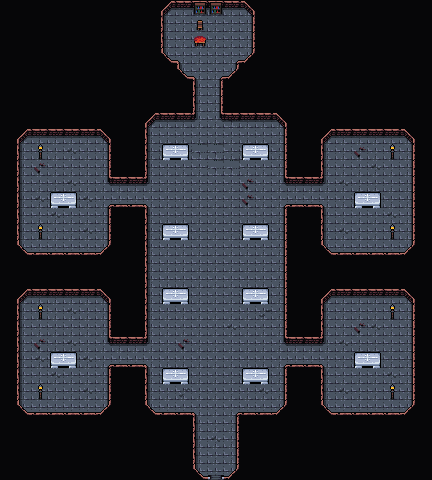

A 2D game scene composited from a Tiled map and its tileset images. What follows is a short description and the map's XML, with each tile layer's data collapsed to a summary:
An orthogonal 27x30 tile map with 16x16 px tiles, 4 tile layers (Background, Floor, Clutter, Blood), 3 tilesets and 28 objects (13x dialog).

<map version="1.10" tiledversion="1.10.1" orientation="orthogonal" renderorder="right-down" width="27" height="30" tilewidth="16" tileheight="16" infinite="0" nextlayerid="8" nextobjectid="105">
 <editorsettings>
  <export target="wastetown..tmx" format="tmx" />
 </editorsettings>
 <properties>
  <property name="dungeonEffect" value="{&quot;startBattleWithCard&quot;: [ &quot;Mind Slash|NEM|NEM&quot; ]}" />
 </properties>
 <tileset firstgid="1" source="../../tileset/main.tsx" />
 <tileset firstgid="10113" source="../../tileset/buildings.tsx" />
 <tileset firstgid="11905" source="../../tileset/dungeon/DarkAbbeyTiles.tsx" />
 <layer id="1" name="Background" width="27" height="30">
  <data>[810 cells, 742 non-empty, 5 distinct tile ids]</data>
 </layer>
 <layer id="2" name="Floor" width="27" height="30">
  <data>[810 cells, 517 non-empty, 16 distinct tile ids]</data>
 </layer>
 <layer id="3" name="Clutter" width="27" height="30">
  <properties>
   <property name="spriteLayer" type="bool" value="true" />
  </properties>
  <data>[810 cells, 126 non-empty, 23 distinct tile ids]</data>
 </layer>
 <layer id="7" name="Blood" width="27" height="30">
  <data>[810 cells, 2 non-empty, 2 distinct tile ids]</data>
 </layer>
 <objectgroup id="4" name="Objects">
  <object id="38" template="../../obj/entry_up.tx" x="194.811" y="475.246" width="48" height="16">
   <properties>
    <property name="direction" value="up" />
    <property name="teleport" value="../common/maps/map/vampirecastle/vampirecastle_2.tmx" />
   </properties>
  </object>
  <object id="48" template="../../obj/treasure.tx" x="170.637" y="27.2682">
   <properties>
    <property name="reward">[
  {
    "type": "randomCard",
    "colors": [ "Black" ],
    "subTypes": [ "Vampire" ],
    "count": 5
  },
  {
    "type": "item",
    "count": 1,
    "probability": 0.1,
    "itemName": "Dark Boots"
  },
  {
    "type": "item",
    "count": 1,
    "probability": 0.1,
    "itemName": "Dark Shield"
  },
  {
    "type": "item",
    "count": 1,
    "probability": 0.1,
    "itemName": "Dark Armor"
  },
  {
    "type": "item",
    "count": 1,
    "probability": 0.1,
    "itemName": "Blood Vial"
  },
  {
    "type": "item",
    "count": 1,
    "probability": 0.1,
    "itemName": "Dark Amulet"
  }
]</property>
   </properties>
  </object>
  <object id="50" template="../../obj/enemy.tx" x="243.161" y="219.409" width="26.041" height="20.418">
   <properties>
    <property name="deckOverride" value="decks/standard/vampire_wb.dck" />
    <property name="enemy" value="Ancient Vampire" />
    <property name="inactive" type="bool" value="true" />
    <property name="threatRange" type="int" value="50" />
   </properties>
  </object>
  </objectgroup>
</map>
<!-- 25 of 28 objects omitted -->
